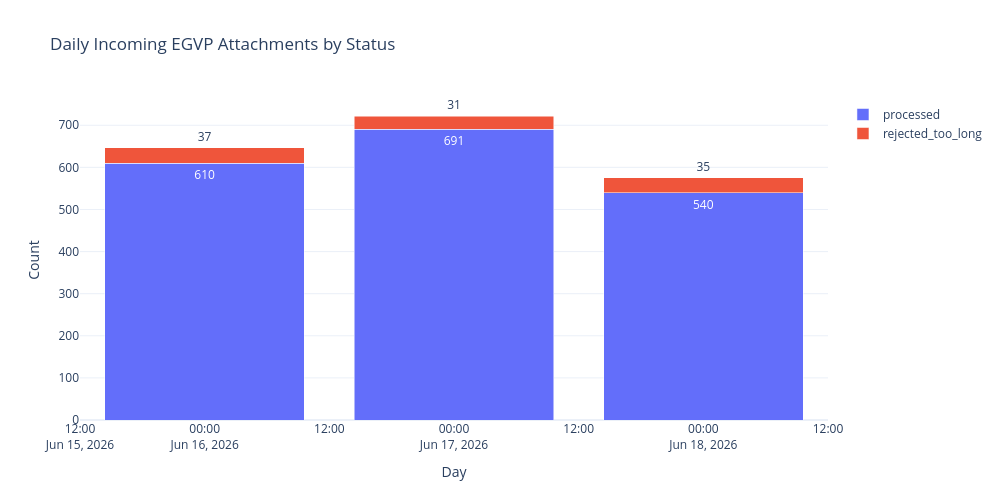

Notebook source saved alongside this figure:
### Markdown cell above
### 2)Check statuses

### Code cell
import plotly.express as px

daily_status = (
    egvp_attachments
    .groupby([egvp_attachments['created_at'].dt.date, 'status'])
    .size()
    .reset_index(name='count')
    .rename(columns={'created_at': 'day'})
)
daily_status['day'] = daily_status['day'].astype(str)

fig = px.bar(
    daily_status,
    x='day',
    y='count',
    color='status',
    title='Daily Incoming EGVP Attachments by Status',
    labels={'day': 'Day', 'count': 'Count', 'status': 'Status'},
    text='count',
)
fig.update_layout(
    template='plotly_white',
    barmode='stack',
    width=1000,
    height=500,
    legend_title_text='',
)
fig.show()

### Figure 1 — Plotly figure (JSON) as saved in the notebook; plotly's stock layout.template omitted (floating-point values rounded to 4 significant figures)
{"data": [{"hovertemplate": "Status=processed<br>Day=%{x}<br>Count=%{text}<extra></extra>", "legendgroup": "processed", "marker": {"color": "#636efa", "pattern": {"shape": ""}}, "name": "processed", "orientation": "v", "showlegend": true, "text": [610.0, 691.0, 540.0], "textposition": "auto", "type": "bar", "x": ["2026-06-16", "2026-06-17", "2026-06-18"], "xaxis": "x", "y": [610, 691, 540], "yaxis": "y"}, {"hovertemplate": "Status=rejected_too_long<br>Day=%{x}<br>Count=%{text}<extra></extra>", "legendgroup": "rejected_too_long", "marker": {"color": "#EF553B", "pattern": {"shape": ""}}, "name": "rejected_too_long", "orientation": "v", "showlegend": true, "text": [37.0, 31.0, 35.0], "textposition": "auto", "type": "bar", "x": ["2026-06-16", "2026-06-17", "2026-06-18"], "xaxis": "x", "y": [37, 31, 35], "yaxis": "y"}], "layout": {"barmode": "stack", "height": 500, "legend": {"title": {"text": ""}, "tracegroupgap": 0}, "title": {"text": "Daily Incoming EGVP Attachments by Status"}, "width": 1000, "xaxis": {"anchor": "y", "domain": [0, 1], "title": {"text": "Day"}}, "yaxis": {"anchor": "x", "domain": [0, 1], "title": {"text": "Count"}}}}
